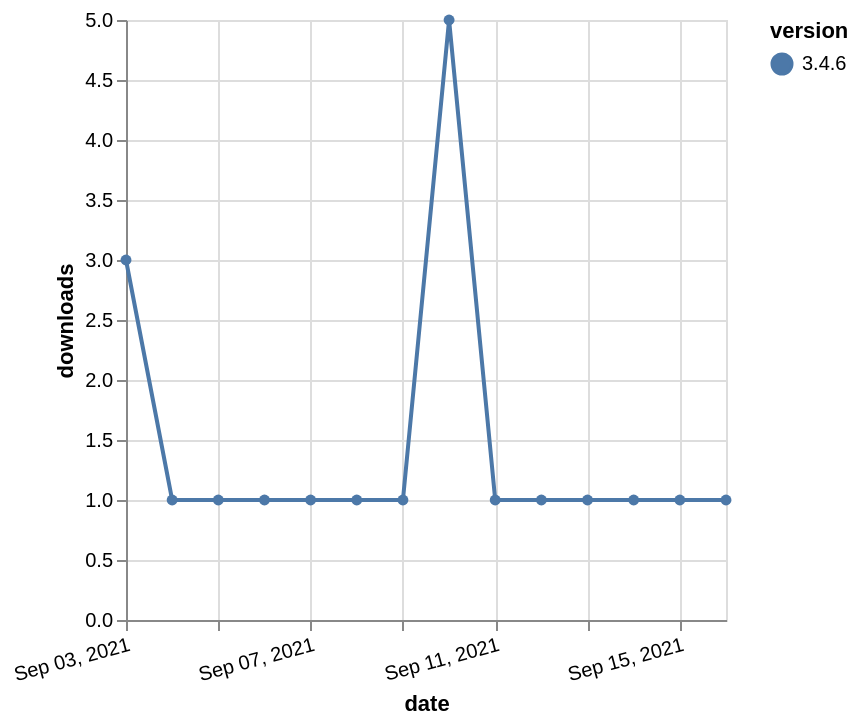

This figure's Vega-Lite source:
### Vega-Lite specification from a JSON file in a GitHub repository (floating-point values rounded to 4 significant figures)
{"$schema": "https://vega.github.io/schema/vega-lite/v5.json", "description": "A simple bar chart with embedded data.", "data": {"values": [{"date": "2021-09-03", "total": 391, "delta": 3, "version": "3.4.6"}, {"date": "2021-09-04", "total": 392, "delta": 1, "version": "3.4.6"}, {"date": "2021-09-05", "total": 393, "delta": 1, "version": "3.4.6"}, {"date": "2021-09-06", "total": 394, "delta": 1, "version": "3.4.6"}, {"date": "2021-09-07", "total": 395, "delta": 1, "version": "3.4.6"}, {"date": "2021-09-08", "total": 396, "delta": 1, "version": "3.4.6"}, {"date": "2021-09-09", "total": 397, "delta": 1, "version": "3.4.6"}, {"date": "2021-09-10", "total": 402, "delta": 5, "version": "3.4.6"}, {"date": "2021-09-11", "total": 403, "delta": 1, "version": "3.4.6"}, {"date": "2021-09-12", "total": 404, "delta": 1, "version": "3.4.6"}, {"date": "2021-09-13", "total": 405, "delta": 1, "version": "3.4.6"}, {"date": "2021-09-14", "total": 406, "delta": 1, "version": "3.4.6"}, {"date": "2021-09-15", "total": 407, "delta": 1, "version": "3.4.6"}, {"date": "2021-09-16", "total": 408, "delta": 1, "version": "3.4.6"}]}, "width": "container", "mark": {"type": "line", "point": {"filled": true}}, "encoding": {"x": {"field": "date", "type": "temporal", "timeUnit": "yearmonthdate", "title": "date", "axis": {"labelAngle": -15}}, "y": {"field": "delta", "type": "quantitative", "title": "downloads"}, "color": {"field": "version", "type": "nominal"}, "tooltip": {"field": "delta"}}}
